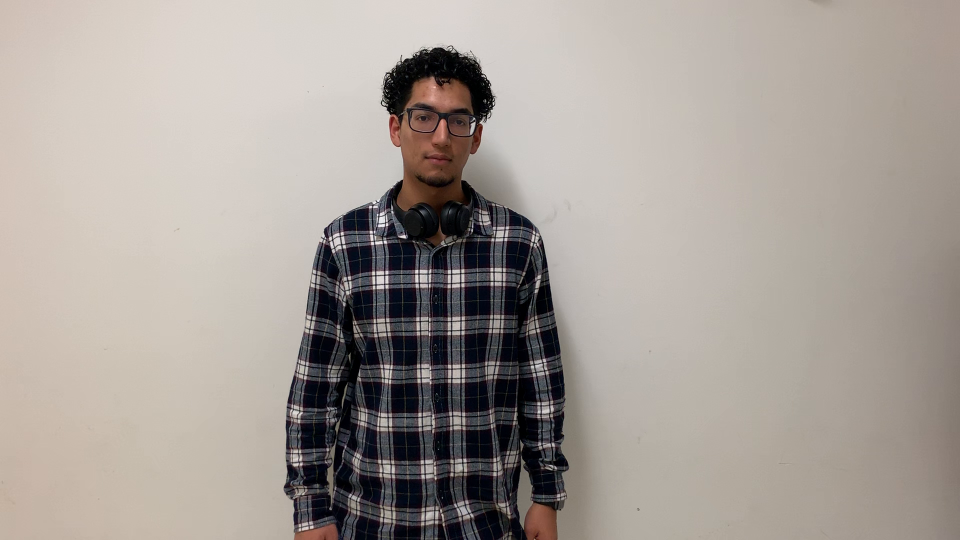
#> input picture frame 8 of 180DA Project/Assets/Resources/UI/GestureVideos/IMG_1350.MOV, 1920 x 1080 px, given in place of the camera (shown at 1/2 size)
$ python localization.py   (older library calls are emulated)
#> lines starting #> are read from the running program, lines starting #| are printed output that depends on the picture; after the words box and inside, x2 and y2 are one past the last pixel; in counts of white or black regions, pixels touching at a corner belong together
import numpy as np
import argparse
import cv2
import paho.mqtt.client as mqtt
import imutils


CONNECTED = False
client = None
topic = 'localization'

# The callback for when the client receives a CONNACK response from the server.
# [6 lines left out: function on_connect, not called in this run]

# The callback for when a PUBLISH message is received from the server.
def on_message(client, userdata, msg):
    print(msg.topic+" "+str(msg.payload))

def connect_to_server(ip):
    global client

    client = mqtt.Client(client_id = 'localization.py')
    client.on_connect = on_connect
    client.on_message = on_message

    client.connect(ip, 1883, 60)


def localize(nregions, method):
    # define the lower and upper boundaries of the "green"
    # ball in the HSV color space
#> called with nregions = 10, method = 'color'
    greenLower =  (29, 86, 6)
    greenUpper =  (64, 255, 255)
    orangeLower = (10, 100, 20)
    orangeUpper = (25, 255, 255)
    yellowLower = (20, 100, 100)
    yellowUpper = (30, 255, 255)

    #load Haar Classifier for face recognition
    faceCascade = cv2.CascadeClassifier('.\\data\\haarcascade_frontalface_default.xml')

    cap = cv2.VideoCapture(0)
    #cap.set(3,640)  #set width of frame
    #cap.set(4,480)  #set height of frame

    sF = 1.05
    region = None
    lines = []


    while True:
        ret, frame = cap.read() # Capture frame-by-frame
#> frame is the input picture: shape (1080, 1920, 3); mean B, G, R 152.3, 158.6, 166.4

        #only compute once
        if not lines:
            height, width = frame.shape[:2]
            sep = width/nregions
            lines = [sep*i for i in range(1,nregions)]

        #Draw lines for player to see which region he is in
        for line in lines:
            frame = cv2.line(frame,(line,0),(line, height),(255,0,0),2)
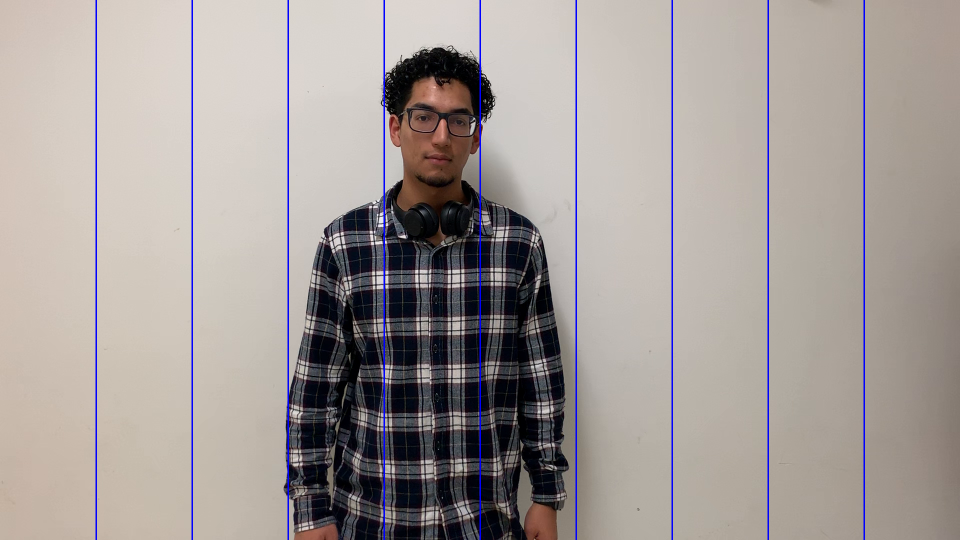
#> frame: shape (1080, 1920, 3) (shown at 1/2 size); mean B, G, R 153.7, 156.3, 164


        if method == 'face-recognition':
            gray = cv2.cvtColor(frame, cv2.COLOR_BGR2GRAY)

            faces = faceCascade.detectMultiScale(
                gray,
                scaleFactor= sF,
                minNeighbors=8,
                minSize=(60, 60),
                #flags=cv2.CV_HAAR_SCALE_IMAGE
            )

            # ---- Draw a rectangle around the faces
            for (x, y, w, h) in faces:
                cv2.rectangle(frame, (x, y), (x+w, y+h), (0, 0, 255), 2)
                roi_color = frame[y:y+h, x:x+w]

                region = nregions - (x + w/2)/sep

                if CONNECTED:
                    rc = client.publish(topic, payload= (int(region)), qos =0, retain=False)
                    print(rc)

                break

                #TODO: May need some stability control to account for random false positive
                #      face detection

        elif method == 'color':
            blurred = cv2.GaussianBlur(frame, (11, 11), 0)
            hsv = cv2.cvtColor(blurred, cv2.COLOR_BGR2HSV)
#> hsv: shape (1080, 1920, 3); mean H, S, V 35.7, 37.1, 168.1

            # construct a mask for the color "green", then perform
            # a series of dilations and erosions to remove any small
            # blobs left in the mask
            mask = cv2.inRange(hsv, orangeLower, orangeUpper)
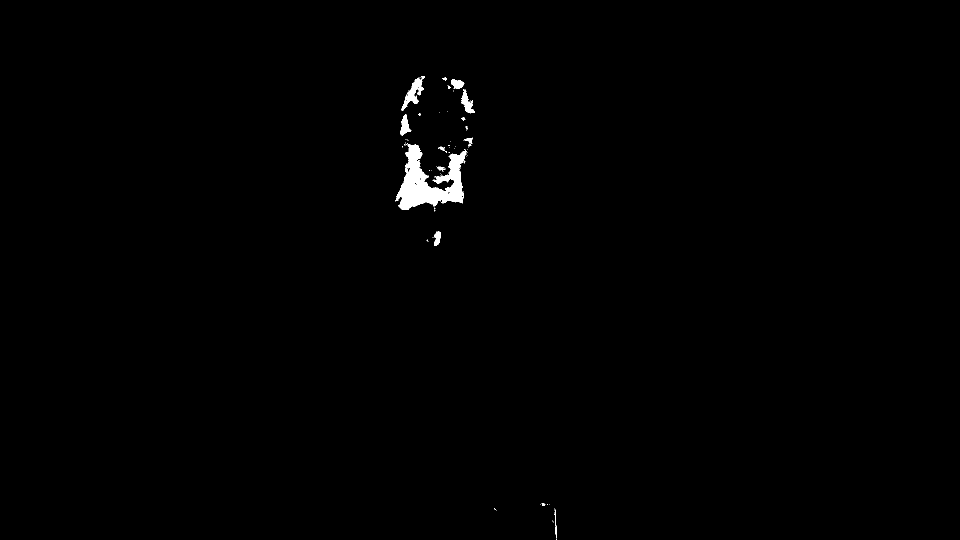
#> mask: shape (1080, 1920) (shown at 1/2 size); 0.58% white; 80 white regions (66 under 20 px), largest, box (x1, y1, x2, y2) and area: (792, 286, 935, 420) 8664, (803, 155, 848, 222) 1015, (923, 178, 949, 227) 563
            bitmask = cv2.bitwise_and(frame, frame, mask=mask)
            mask = cv2.erode(mask, None, iterations=2)
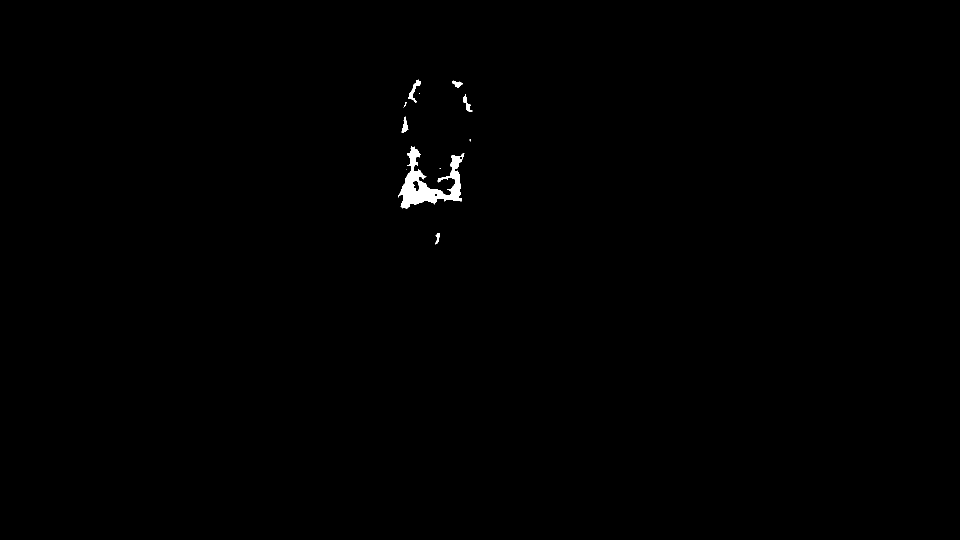
#> mask: shape (1080, 1920) (shown at 1/2 size); 0.33% white; 11 white regions (4 under 20 px), largest, box (x1, y1, x2, y2) and area: (796, 293, 929, 417) 5763, (816, 159, 841, 205) 344, (803, 233, 817, 265) 202
            mask = cv2.dilate(mask, None, iterations=2)
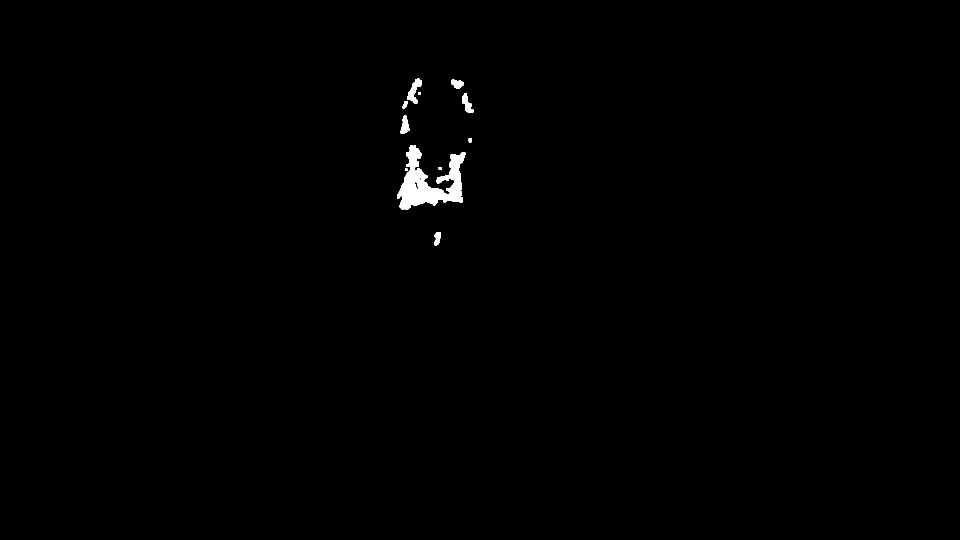
#> mask: shape (1080, 1920) (shown at 1/2 size); 0.5% white; 11 white regions

            cv2.imshow('image', bitmask)
            cv2.imshow('mask', mask)

            # find contours in the mask and initialize the current
            # (x, y) center of the ball
            cnts = cv2.findContours(mask.copy(), cv2.RETR_EXTERNAL,
                cv2.CHAIN_APPROX_SIMPLE)
#> cnts = 11 contours, 1 with area under 20; largest, box (x1, y1, x2, y2) and area: (794, 291, 931, 419) 7707, (814, 157, 843, 207) 608, (924, 186, 947, 226) 398, (801, 231, 819, 267) 364, (902, 159, 927, 177) 288
            cnts = cnts[0] if imutils.is_cv2() else cnts[1]
            center = None


            # only proceed if at least one contour was found
            if len(cnts) > 0:
                # find the largest contour in the mask, then use
                # it to compute the minimum enclosing circle and
                # centroid
                c = max(cnts, key=cv2.contourArea)
#> c = contour of 387 points, box (x1, y1, x2, y2) (794, 291, 931, 419), area 7707
                ((x, y), radius) = cv2.minEnclosingCircle(c)
#> x = 864.5; y = 359.5; radius = 85.21
                M = cv2.moments(c)
#> M = moments, m00 7707, centre m10/m00, m01/m00 = (857.6, 365.8)
                center = (int(M["m10"] / M["m00"]), int(M["m01"] / M["m00"]))
#> center = (857, 365)

                # only proceed if the radius meets a minimum size
                if radius > 5 :
                    # draw the circle and centroid on the frame,
                    # then update the list of tracked points
                    cv2.circle(frame, (int(x), int(y)), int(radius),
                        (0, 255, 255), 2)
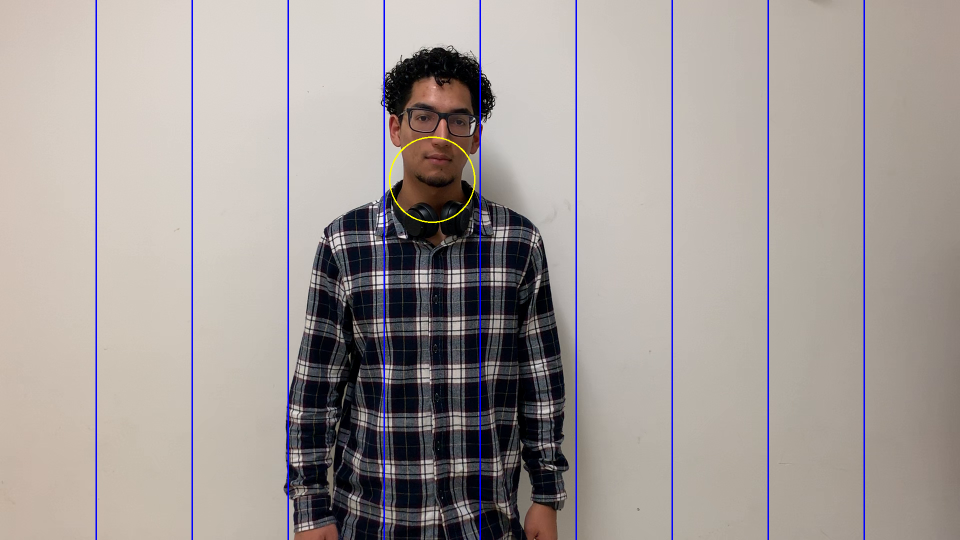
#> frame: shape (1080, 1920, 3) (shown at 1/2 size); 0.07% of pixels changed, all inside (x1, y1, x2, y2) = (778, 273, 951, 446)
                    cv2.circle(frame, center, 5, (0, 0, 255), -1)
#> frame: shape (1080, 1920, 3); under 0.01% of pixels changed, all inside (x1, y1, x2, y2) = (852, 360, 863, 371)

                    region = nregions - (center[0])/sep
#> region = 5.54

                    if CONNECTED:
                        rc = client.publish(topic, payload= (int(region)), qos =0, retain=False)
                        print(rc)

        frame = cv2.flip(frame,1) #vertical flip to create mirror image
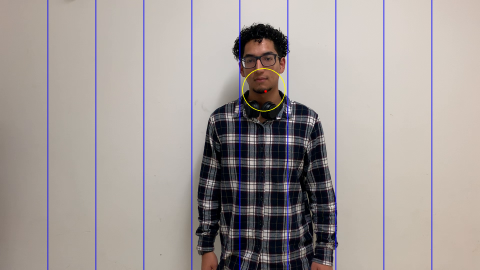
#> frame: shape (1080, 1920, 3) (shown at 1/4 size); mean B, G, R 153.6, 156.4, 164.1
        if region is not None:
            cv2.putText(frame, str(region), (10, 30), cv2.FONT_HERSHEY_SIMPLEX,
                        0.65, (0, 0, 255), 3)
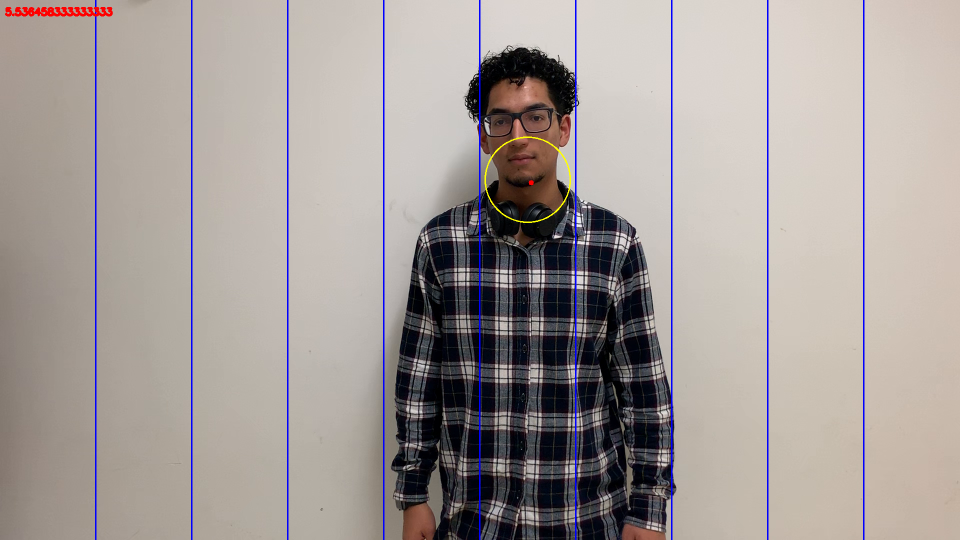
#> frame: shape (1080, 1920, 3) (shown at 1/2 size); 0.14% of pixels changed, all inside (x1, y1, x2, y2) = (10, 14, 226, 33)

        cv2.imshow('Localization', frame)
        c = cv2.waitKey(7) % 0x100
#> (key Esc is pressed here)
        if c == 27:
            break

    cap.release()
    cv2.destroyAllWindows()

def main():

    parser = argparse.ArgumentParser(description='Localization Script for Synchro')
    parser.add_argument('--ip', type=str, action = 'store', default = 'localhost', help='IP address of machine running Unity')
    parser.add_argument('--nregions', type=int, action = 'store', default = 10, help='Number of regions to split frame with')
    parser.add_argument('--method' , type = str, action = 'store', default = 'color', help = 'color or face-recognition as method for localization')
    args = parser.parse_args()

    try:
        connect_to_server(args.ip)
    except:
        print("Unable to connect to MQTT server ... defaulting to Standalone Mode")
        localize(args.nregions, args.method)
        return

    global CONNECTED
    CONNECTED = True
    localize(args.nregions, args.method)

if __name__ == '__main__':
    main()

$ run again, starting later in the video
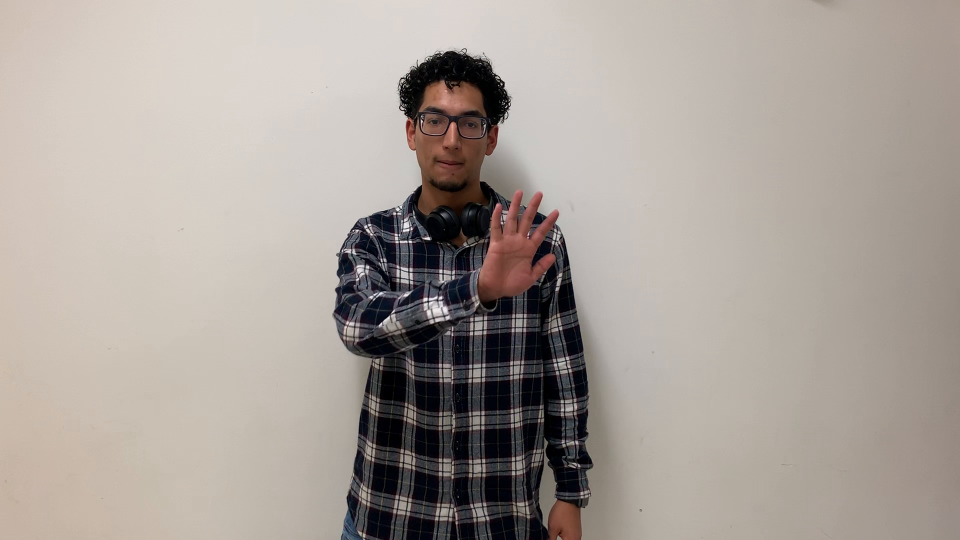
#> input picture frame 38 of 180DA Project/Assets/Resources/UI/GestureVideos/IMG_1350.MOV, 1920 x 1080 px, given in place of the camera (shown at 1/2 size)
#> in localize, frame is the input picture: shape (1080, 1920, 3); mean B, G, R 154.3, 161, 169.5
#> hsv: shape (1080, 1920, 3); mean H, S, V 32.4, 36.4, 170.9
#> in localize, `mask = cv2.dilate(mask, None, iterations=2)`:
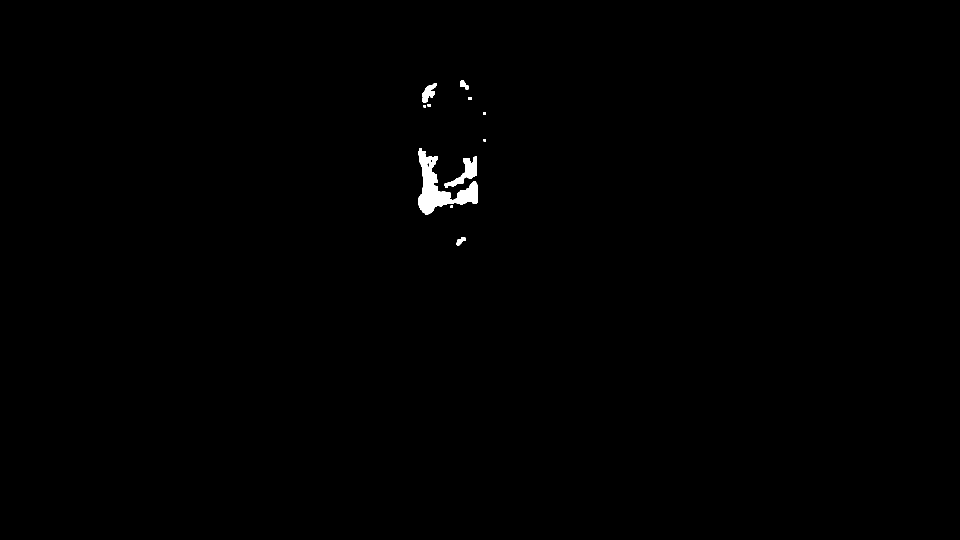
#> mask: shape (1080, 1920) (shown at 1/2 size); 0.4% white; 11 white regions
#> cnts = 11 contours, 3 with area under 20; largest, box (x1, y1, x2, y2) and area: (836, 296, 955, 430) 5410, (889, 313, 954, 375) 1268, (844, 167, 874, 206) 544, (920, 161, 937, 179) 151, (913, 474, 932, 491) 150, (936, 194, 944, 200) 34, (855, 208, 862, 213) 24, (967, 224, 972, 230) 20
#> c = contour of 260 points, box (x1, y1, x2, y2) (836, 296, 955, 430), area 5410
#> x = 888.5; y = 358.5; radius = 80.34
#> M = moments, m00 5410, centre m10/m00, m01/m00 = (879, 377.1)
#> center = (878, 377)
#> region = 5.43
#> in localize, `cv2.putText(frame, str(region), (10, 30), cv2.FONT_HERSHEY_SIMPLEX, 0...`:
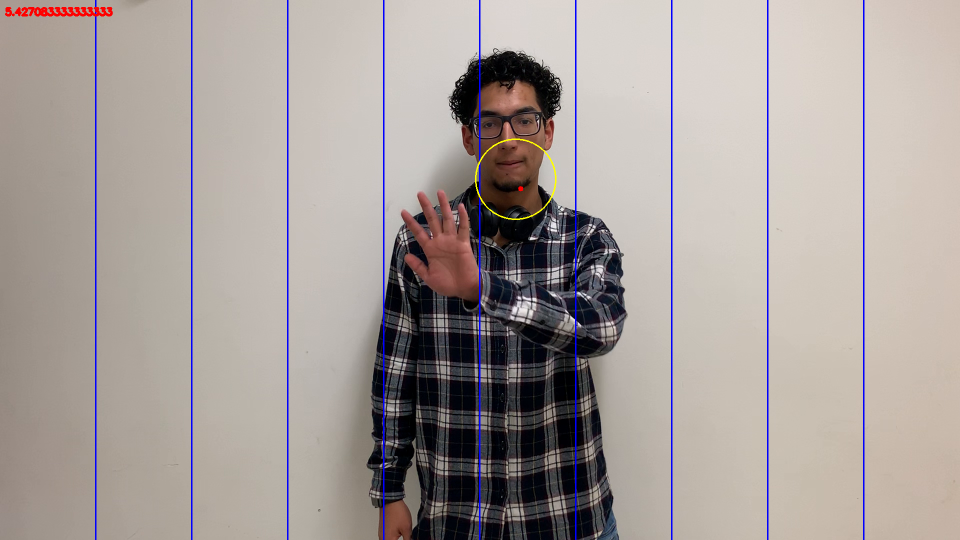
#> frame: shape (1080, 1920, 3) (shown at 1/2 size); mean B, G, R 155.5, 158.7, 167.4

$ run again, starting later in the video
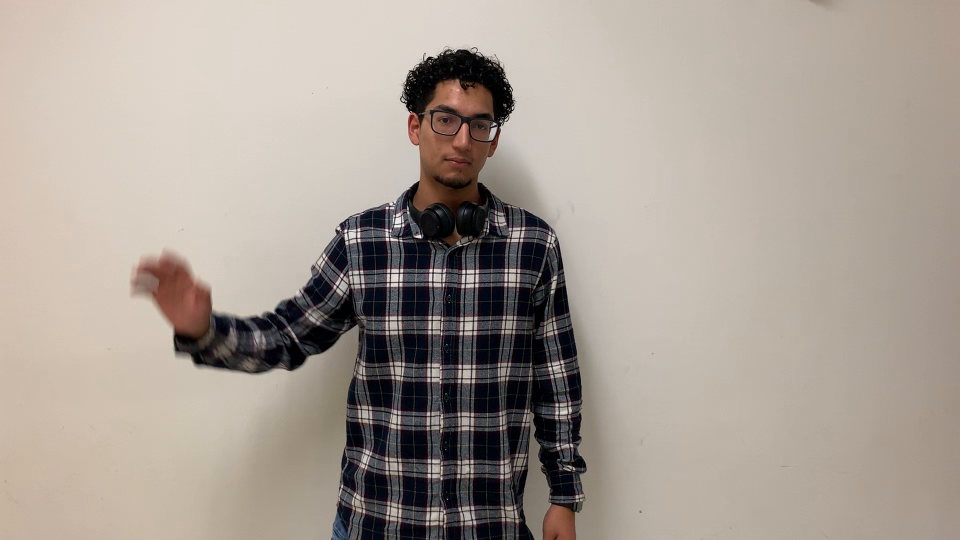
#> input picture frame 68 of 180DA Project/Assets/Resources/UI/GestureVideos/IMG_1350.MOV, 1920 x 1080 px, given in place of the camera (shown at 1/2 size)
#> in localize, frame is the input picture: shape (1080, 1920, 3); mean B, G, R 148.9, 158.2, 168.4
#> hsv: shape (1080, 1920, 3); mean H, S, V 34.1, 42.5, 169.9
#> in localize, `mask = cv2.dilate(mask, None, iterations=2)`:
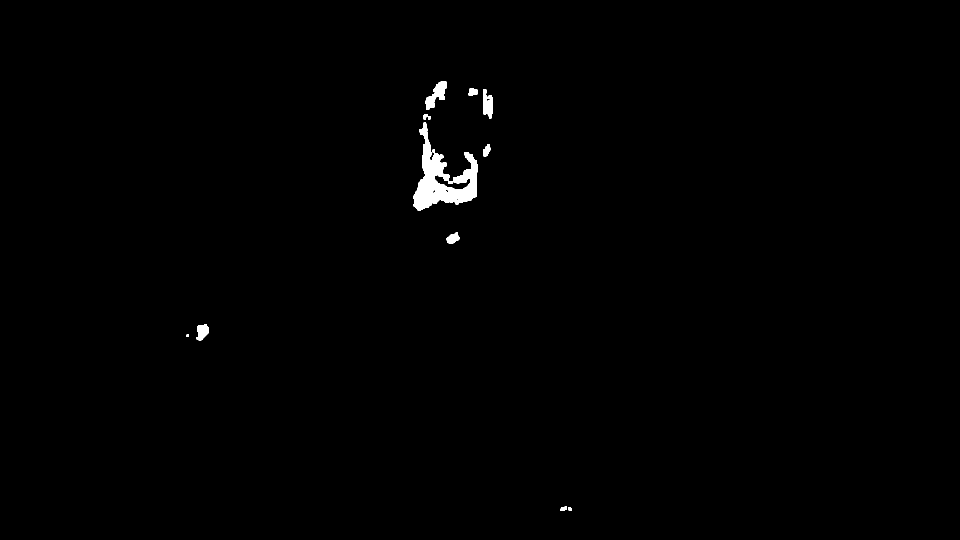
#> mask: shape (1080, 1920) (shown at 1/2 size); 0.61% white; 12 white regions
#> cnts = 12 contours, 1 with area under 20; largest, box (x1, y1, x2, y2) and area: (827, 245, 955, 422) 8604, (850, 163, 894, 219) 1040, (966, 178, 986, 237) 728, (393, 648, 418, 681) 532, (893, 465, 919, 488) 357
#> c = contour of 413 points, box (x1, y1, x2, y2) (827, 245, 955, 422), area 8604
#> x = 876.8; y = 335.2; radius = 95.01
#> M = moments, m00 8604.5, centre m10/m00, m01/m00 = (884.9, 360.1)
#> center = (884, 360)
#> region = 5.4
#> in localize, `cv2.putText(frame, str(region), (10, 30), cv2.FONT_HERSHEY_SIMPLEX, 0...`:
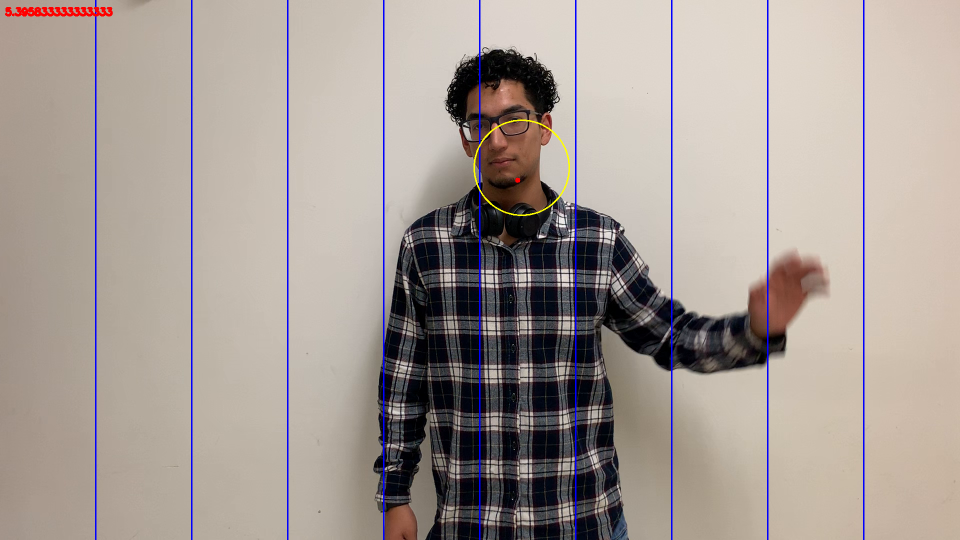
#> frame: shape (1080, 1920, 3) (shown at 1/2 size); mean B, G, R 150.2, 156, 166.4
